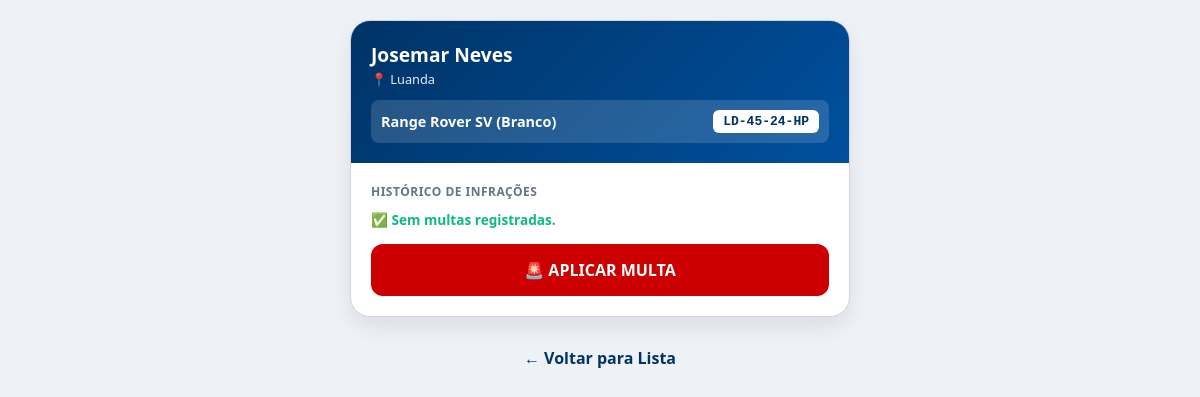
Screenshot of /list/1/ (signed in) with the database file from the repository.
### multas/models.py (models this page shows, shortened)
class Veiculo(models.Model):
    proprietario = models.ForeignKey(Proprietario, on_delete=models.CASCADE, related_name="veiculos")
    marca = models.CharField(max_length=150)
    modelo = models.CharField(max_length=150)
    cor = models.CharField(max_length=50)
    matricula = models.CharField(max_length=150, unique=True)
    foto_frontal = models.ImageField(upload_to="fotos/", blank=True, null=True)
    foto_traseira = models.ImageField(upload_to="fotos/", blank=True, null=True)
    foto_lateralE = models.ImageField(upload_to="fotos/", blank=True, null=True)
    foto_lateralD = models.ImageField(upload_to="fotos/", blank=True, null=True)

class Proprietario(models.Model):
    nome_completo = models.CharField(max_length=150)
    cidade = models.CharField(max_length=250)
    email = models.CharField(blank=True, null=True)

### multas/views.py (the view)
# urls.py: path('list/<int:pk>/', Detail.as_view(), name='lista'),
class Detail(LoginRequiredMixin, DetailView):
    model = Veiculo
    template_name = "detail.html"
    context_object_name = "veiculo"
    login_url='login'

### multas/templates/detail.html (shortened to what this page needs)
<!DOCTYPE html>
<html lang="pt-br">
<head>
</head>
<body>
<div class="veiculo">
    <header class="card-header">
        <span class="prop-nome">{{ veiculo.proprietario.nome_completo }}</span>
        <span class="prop-cidade">📍 {{ veiculo.proprietario.cidade }}</span>
        <div class="veiculo-info-linha">
            <span class="veiculo-texto">{{ veiculo.marca }} {{ veiculo.modelo }} ({{ veiculo.cor }})</span>
            <span class="placa-pill">{{ veiculo.matricula }}</span>
        </div>
    </header>
    <div class="card-body">
        <p class="secao-titulo">Histórico de Infrações</p>
        {% for m in veiculo.multas.all %}
        <div class="multa-tag">
            <span class="multa-valor">R$ {{ m.valor }}</span>
            <span style="font-size: 0.85rem; color: #1e293b; margin-left: 5px;">| {{ m.localizacao }}</span>
            <span class="multa-meta">🏷 Tipo: {{ m.tipo }}</span>
            <span class="multa-meta">📅 Data: {{ m.data|date:"d/m/Y H:i" }}</span>
            <span class="multa-meta">👮 Agente: {{ m.agente }}</span>
            {% if m.foto %}
            <img src="{{ m.foto.url }}"
                 class="foto-multa-thumb"
                 onclick="abrirModal(this.src)"
                 alt="Foto da infração">
            {% endif %}
        </div>
        {% empty %}
        <p style="color: #10b981; font-size: 0.85rem; font-weight: 600; margin-bottom: 10px;">✅ Sem multas registradas.</p>
        {% endfor %}
        <a href="{% url 'multar' veiculo.id %}" class="btn-multar">🚨 APLICAR MULTA</a>
    </div>
</div>
<a href="{% url 'list' %}" class="btn-voltar">← Voltar para Lista</a>
</body>
</html>

### multas/templates/detail.html (style rules this page uses)
:root { --primary-color: #003366; --accent-color: #00509e; --danger-color: #cc0000; --bg-body: #eef2f7; --card-white: #ffffff; }
* { box-sizing: border-box; margin: 0; padding: 0; }
body { font-family: 'Segoe UI', system-ui, sans-serif; background-color: var(--bg-body); padding: 20px; color: #222; }
.veiculo { background: var(--card-white); border-radius: 20px; overflow: hidden; box-shadow: 0 10px 20px rgba(0,0,0,0.08); border: 1px solid #d1d5db; margin-bottom: 30px; max-width: 500px; margin-left: auto; margin-right: auto; }
.card-header { background: linear-gradient(135deg, var(--primary-color), var(--accent-color)); padding: 20px; color: white; }
.prop-nome { font-size: 1.2rem; font-weight: 800; display: block; margin-bottom: 2px; }
.prop-cidade { font-size: 0.8rem; opacity: 0.9; display: block; margin-bottom: 12px; }
.veiculo-info-linha { background: rgba(255,255,255,0.15); padding: 10px; border-radius: 8px; display: flex; justify-content: space-between; align-items: center; }
.veiculo-texto { font-size: 0.9rem; font-weight: 600; }
.placa-pill { background: white; color: var(--primary-color); padding: 4px 10px; border-radius: 6px; font-family: monospace; font-weight: 900; }
.card-body { padding: 20px; }
.secao-titulo { font-size: 0.75rem; color: #64748b; font-weight: 800; text-transform: uppercase; margin-bottom: 10px; letter-spacing: 0.5px; }
.btn-multar { display: block; width: 100%; background: var(--danger-color); color: white; text-align: center; padding: 15px; border-radius: 12px; text-decoration: none; font-weight: 800; margin-top: 15px; transition: transform 0.2s; }
.btn-voltar { display: block; text-align: center; text-decoration: none; color: var(--primary-color); font-weight: 700; margin-top: 10px; max-width: 500px; margin-left: auto; margin-right: auto; }

### rows the page displays
Veiculo: proprietario.nome_completo "Josemar Neves", proprietario.cidade "Luanda", marca "Range Rover", modelo "SV", cor "Branco", matricula "LD-45-24-HP"
